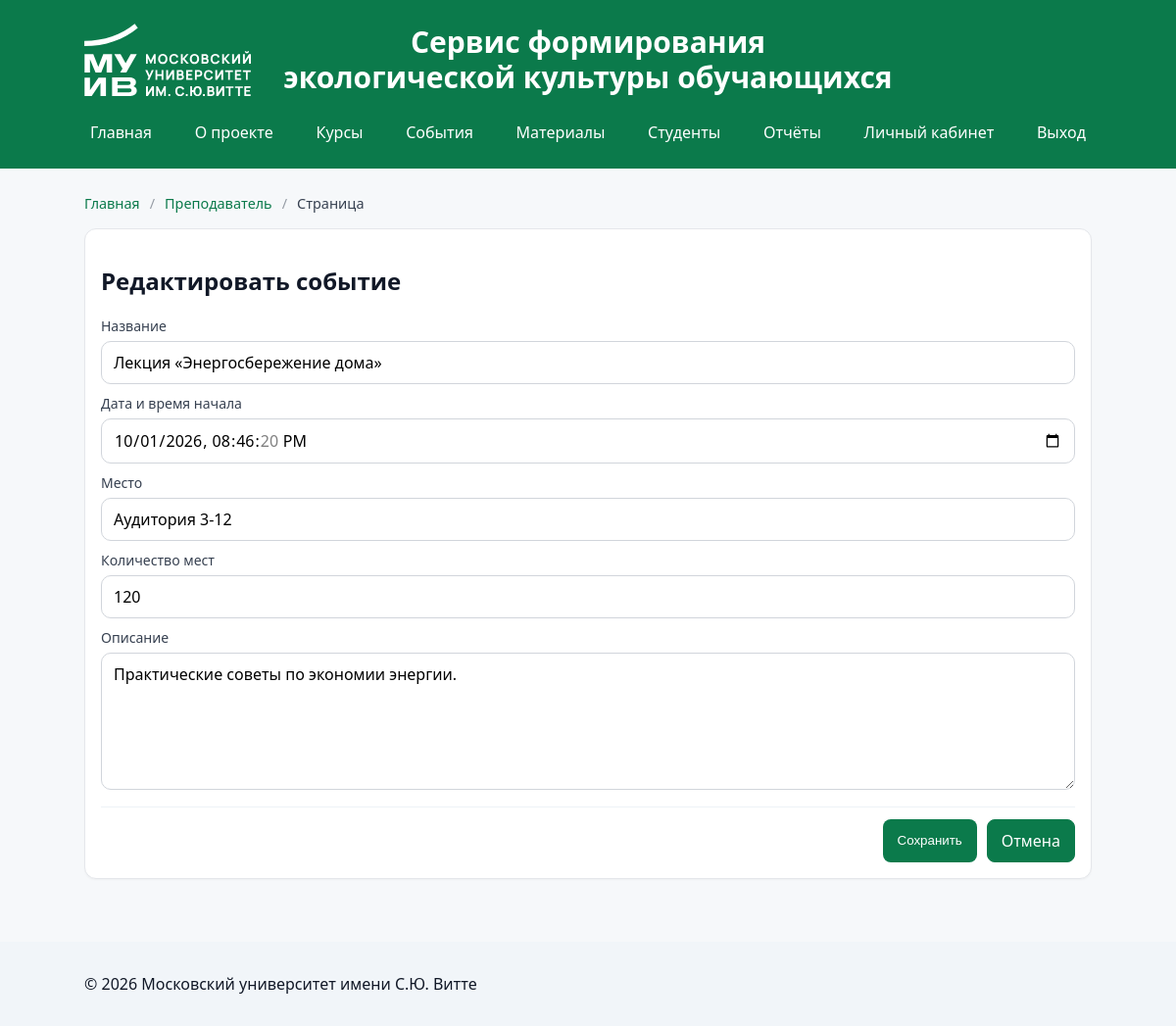
/teacher/event_edit.php?id=2 (signed in), run on the app's committed database.
### tables this page shows
CREATE TABLE `events` (
  `id` int(11) NOT NULL,
  `title` varchar(200) NOT NULL,
  `description` varchar(1000) DEFAULT NULL,
  `location` varchar(200) DEFAULT NULL,
  `starts_at` datetime NOT NULL,
  `seats` int(11) NOT NULL DEFAULT '100',
  `created_at` timestamp NULL DEFAULT CURRENT_TIMESTAMP
);

### includes/helpers.php (called while the page is built, shortened)
<?php
function h($s){return htmlspecialchars($s ?? '', ENT_QUOTES, 'UTF-8');}
function url($path){
  $cfg_file = __DIR__ . '/config.php';
  $cfg = require $cfg_file;
  $base = rtrim($cfg['app']['base_url'] ?? '', '/');
  $path = ltrim($path, '/');
  return $base . '/' . $path;
}

### includes/config.php (called while the page is built)
<?php
return [
  'db' => [
    'host' => '188.127.239.143',
    'name' => 'ecoservice',
    'user' => 'ecoservice',
    'pass' => 'ukG0Bspo',
    'charset' => 'utf8mb4'
  ],
  'app' => [
    'base_url' => ''
  ]
];

### public/teacher/event_edit.php (the view, shortened to what this page needs)
<?php
require_once __DIR__ . '/../../includes/header.php';
$pdo = db();
$id = (int)($_GET['id'] ?? $_POST['id'] ?? 0);
$e = $pdo->prepare("SELECT * FROM events WHERE id=?");
$e->execute([$id]);
$e = $e->fetch();
?>
<div class="card form-card">
  <h2>Редактировать событие</h2>
  <form method="post">
    <label class="label">Название</label>
    <input class="input" name="title" value="<?php echo h($e['title']); ?>" required>
    <label class="label">Дата и время начала</label>
    <input class="input" type="datetime-local" name="starts_at" value="<?php echo str_replace(' ', 'T', h($e['starts_at'])); ?>" required>
    <label class="label">Место</label>
    <input class="input" name="location" value="<?php echo h($e['location']); ?>">
    <label class="label">Количество мест</label>
    <input class="input" type="number" name="seats" min="0" value="<?php echo (int)$e['seats']; ?>">
    <label class="label">Описание</label>
    <textarea class="input" name="description" rows="5"><?php echo h($e['description']); ?></textarea>
    <div class="form-actions">
      <button class="btn">Сохранить</button>
      <a class="btn ghost" href="<?php echo url('teacher/events.php'); ?>">Отмена</a>
    </div>
  </form>
</div>
<?php require_once __DIR__ . '/../../includes/footer.php'; ?>

### public/style.css (style rules this page uses)
* { box-sizing:border-box }
body { margin:0;font-family:system-ui,-apple-system,Segoe UI,Roboto,Ubuntu,'Helvetica Neue',Arial,sans-serif;background:#f6f8fa;color:#111827 }
.card { background:#fff;border:1px solid #e5e7eb;border-radius:12px;padding:16px;margin:16px 0;box-shadow:0 1px 2px rgba(0,0,0,.04) }
.btn { display:inline-block;padding:10px 14px;border-radius:8px;border:1px solid transparent;background:#0b7a4b;color:#fff;text-decoration:none }
.input { width:100%;padding:10px;border:1px solid #d1d5db;border-radius:8px }
.label { display:block;margin:8px 0 4px }
form { margin:0 }
.card form label { display:block;margin:10px 0 6px;color:#374151;font-size:14px }
.card form input,.card form textarea,.card form select { width:100%;max-width:100%;padding:10px 12px;border:1px solid #d1d5db;border-radius:10px;font:inherit;background:#fff }
.card form textarea { resize:vertical;min-height:140px }
.btn.ghost { background:#0b7a4b;color:#fff;border-color:#0b7a4b }
.form-actions { display:flex;justify-content:flex-end;gap:10px;margin-top:12px;padding-top:12px;border-top:1px solid #eef2f7 }

### data on the page
events: title "Лекция «Энергосбережение дома»", starts_at "10/01/2026 20:46:20", location "Аудитория 3-12", seats "120", description "Практические советы по экономии энергии."

### other printed values
$c['label'] "Главная"
$c['label'] "Преподаватель"
$c['label'] "Страница"
